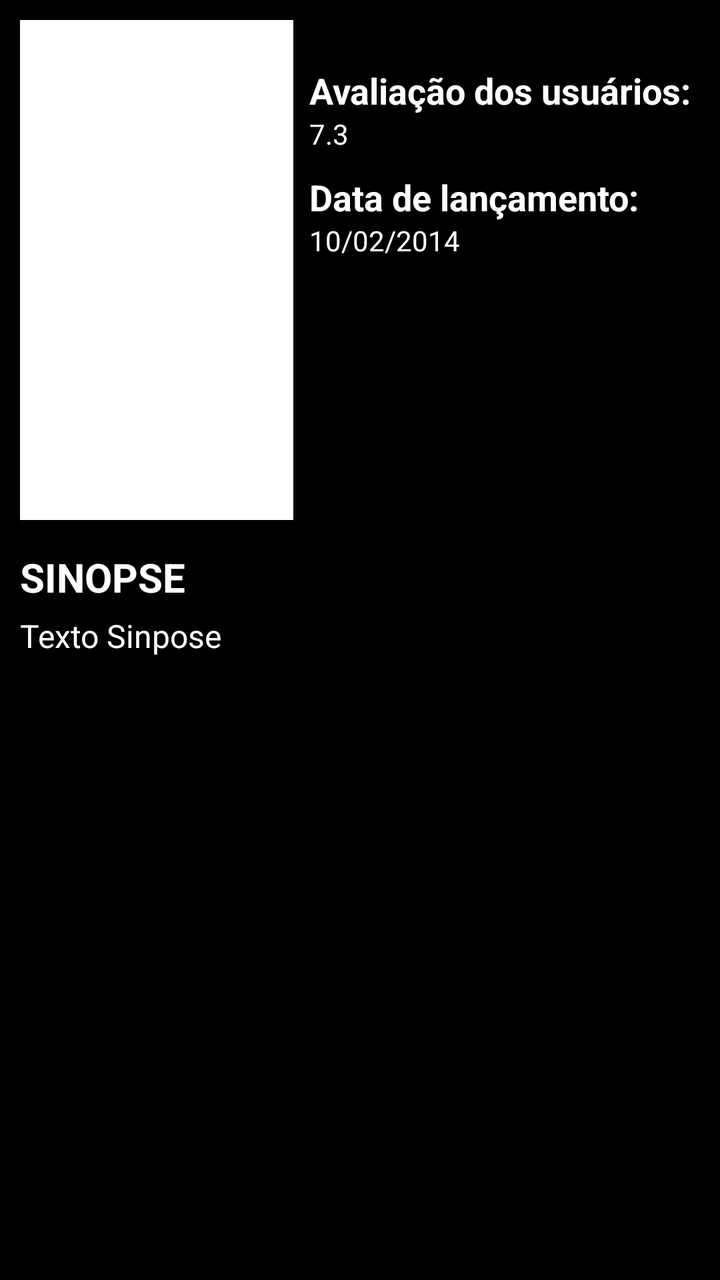
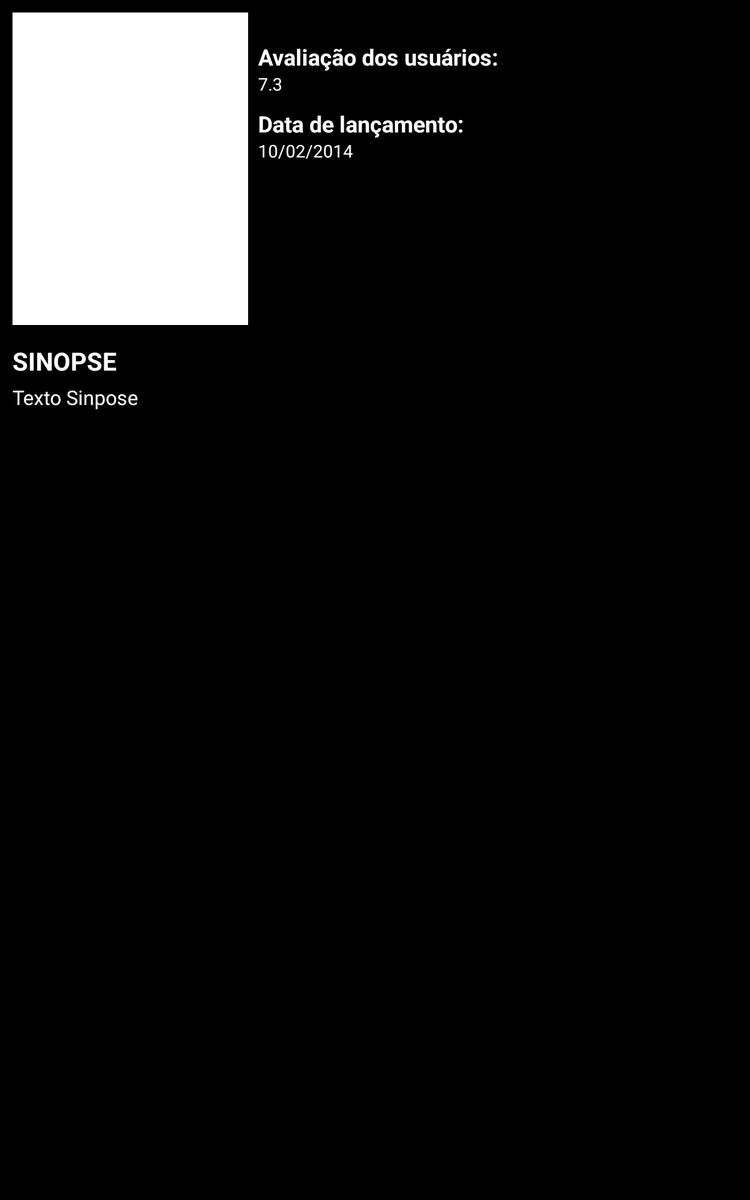

Compare how this app lays out the same screen by default and in its alternative resource folder. The renders come first, then the two layout files and the values they reference.
<!-- AndroidManifest.xml: application theme AppTheme -->
<!-- res/layout/activity_detail.xml -->
<?xml version="1.0" encoding="utf-8"?>
<ScrollView
        xmlns:android="http://schemas.android.com/apk/res/android"
        xmlns:app="http://schemas.android.com/apk/res-auto"
        xmlns:tools="http://schemas.android.com/tools"
        tools:context=".ui.detail.DetailActivity"
        android:orientation="vertical"
        android:background="@android:color/black"
        android:layout_width="match_parent"
        android:layout_height="match_parent">

    <androidx.constraintlayout.widget.ConstraintLayout
            android:layout_width="match_parent"
            android:layout_height="wrap_content"
            app:layout_constraintEnd_toEndOf="parent"
            app:layout_constraintTop_toTopOf="parent"
            app:layout_constraintStart_toStartOf="parent"
            app:layout_constraintBottom_toBottomOf="parent">

        <ImageView
                tools:src="@drawable/gradient_shape_banner_detail"
                android:id="@+id/detail_movie_banner_background_imageview"
                android:layout_width="0dp"
                android:layout_height="0dp"
                app:layout_constraintTop_toTopOf="parent"
                app:layout_constraintBottom_toTopOf="@id/detail_movie_banner_background_end_imageview"
                app:layout_constraintStart_toStartOf="parent"
                app:layout_constraintEnd_toEndOf="parent"
                android:contentDescription="@string/detail_movie_banner_background_content_description_imageview"/>

        <ImageView
                tools:src="@drawable/gradient_shape_banner_detail"
                android:id="@+id/detail_movie_banner_background_gradient_imageview"
                android:layout_width="0dp"
                android:layout_height="0dp"
                android:background="@drawable/gradient_shape_banner_detail"
                app:layout_constraintTop_toTopOf="parent"
                app:layout_constraintBottom_toTopOf="@id/detail_movie_banner_background_end_imageview"
                app:layout_constraintStart_toStartOf="parent"
                app:layout_constraintEnd_toEndOf="parent"
                android:contentDescription="@string/detail_movie_banner_background_content_description_imageview"/>

        <ImageView
                tools:src="@android:color/black"
                android:id="@+id/detail_movie_banner_background_end_imageview"
                android:layout_width="0dp"
                android:layout_height="0dp"
                android:layout_marginTop="200dp"
                android:background="@android:color/black"
                app:layout_constraintTop_toBottomOf="@id/detail_movie_release_date_hint_textview"
                app:layout_constraintBottom_toBottomOf="parent"
                app:layout_constraintStart_toStartOf="parent"
                app:layout_constraintEnd_toEndOf="parent"
                android:contentDescription="@string/detail_movie_banner_background_content_description_imageview"/>

        <ImageView
                tools:background="#fff"
                android:id="@+id/detail_movie_banner_imageview"
                android:layout_width="0dp"
                android:layout_height="250dp"
                android:layout_marginStart="10dp"
                android:layout_marginTop="10dp"
                android:contentDescription="@string/detail_movie_banner_content_description_imageview"
                app:layout_constraintTop_toTopOf="parent"
                app:layout_constraintStart_toStartOf="parent"
                app:layout_constraintEnd_toStartOf="@+id/detail_movie_user_rate_hint_textview"
                app:layout_constraintBottom_toTopOf="@id/detail_movie_overview_hint_textview"
                android:layout_marginEnd="8dp"/>


        <TextView
                tools:text="Avaliação dos usuários: "
                android:layout_width="wrap_content"
                android:layout_height="wrap_content"
                android:textSize="18sp"
                android:textColor="@android:color/white"
                android:textStyle="bold"
                android:layout_marginEnd="10dp"
                android:text="@string/detail_movie_user_rate_hint_textview"
                android:layout_marginTop="23dp"
                android:id="@+id/detail_movie_user_rate_hint_textview"
                app:layout_constraintTop_toTopOf="@id/detail_movie_banner_imageview"
                app:layout_constraintEnd_toEndOf="parent"/>

        <TextView
                tools:text="7.3"
                android:layout_width="wrap_content"
                android:layout_height="wrap_content"
                android:textColor="@android:color/white"
                android:id="@+id/detail_movie_user_rate_textview"
                android:textSize="14sp"
                app:layout_constraintTop_toBottomOf="@+id/detail_movie_user_rate_hint_textview"
                app:layout_constraintStart_toStartOf="@+id/detail_movie_user_rate_hint_textview"/>

        <TextView
                tools:text="Data de lançamento: "
                android:layout_width="wrap_content"
                android:layout_height="wrap_content"
                android:textSize="18sp"
                android:layout_marginTop="10dp"
                android:textStyle="bold"
                android:textColor="@android:color/white"
                android:text="@string/detail_movie_release_date_hint_textview"
                android:id="@+id/detail_movie_release_date_hint_textview"
                app:layout_constraintTop_toBottomOf="@id/detail_movie_user_rate_textview"
                app:layout_constraintStart_toStartOf="@+id/detail_movie_user_rate_hint_textview"/>

        <TextView
                tools:text="10/02/2014"
                android:layout_width="wrap_content"
                android:layout_height="wrap_content"
                android:textSize="14sp"
                android:textColor="@android:color/white"
                android:id="@+id/detail_movie_release_date_textview"
                app:layout_constraintTop_toBottomOf="@+id/detail_movie_release_date_hint_textview"
                app:layout_constraintStart_toStartOf="@+id/detail_movie_release_date_hint_textview"/>


        <TextView
                tools:text="Sinopse"
                android:layout_width="0dp"
                android:layout_height="wrap_content"
                android:textSize="20sp"
                android:textColor="@android:color/white"
                android:text="@string/detail_movie_sinopse_hint_textview"
                android:layout_marginStart="10dp"
                android:textAllCaps="true"
                android:textStyle="bold"
                android:layout_marginTop="15dp"
                android:id="@+id/detail_movie_overview_hint_textview"
                app:layout_constraintTop_toBottomOf="@id/detail_movie_banner_imageview"
                app:layout_constraintStart_toStartOf="parent"
                app:layout_constraintEnd_toEndOf="parent"/>

        <TextView
                tools:text="Texto Sinpose"
                android:textSize="16sp"
                android:textColor="@android:color/white"
                android:layout_width="0dp"
                android:layout_height="wrap_content"
                android:layout_marginEnd="20dp"
                android:layout_marginTop="5dp"
                android:layout_marginBottom="20dp"
                android:id="@+id/detail_movie_overview_textview"
                app:layout_constraintBottom_toBottomOf="parent"
                app:layout_constraintTop_toBottomOf="@id/detail_movie_overview_hint_textview"
                app:layout_constraintEnd_toEndOf="parent"
                app:layout_constraintStart_toStartOf="@id/detail_movie_overview_hint_textview"/>

    </androidx.constraintlayout.widget.ConstraintLayout>
</ScrollView>
<!-- resources referenced by this layout -->
<resources>
  <!-- drawable gradient_shape_banner_detail (drawable) -->
  <?xml version="1.0" encoding="utf-8"?>
  <shape xmlns:android="http://schemas.android.com/apk/res/android">
      <gradient
              android:startColor="#000000"
              android:endColor="#5c000000"
              android:angle="90"
              android:type="linear"/>
  </shape>
  <string name="detail_movie_banner_background_content_description_imageview">Banner detail background</string>
  <string name="detail_movie_banner_content_description_imageview">Movie banner detail</string>
  <string name="detail_movie_release_date_hint_textview">Data de lançamento</string>
  <string name="detail_movie_sinopse_hint_textview">Sinopse</string>
  <string name="detail_movie_user_rate_hint_textview">Avaliação dos usuários</string>
  <style name="AppTheme" parent="Theme.AppCompat.Light.DarkActionBar">
          
          <item name="colorPrimary">@color/colorPrimary</item>
          <item name="colorPrimaryDark">@color/colorPrimaryDark</item>
          <item name="colorAccent">@color/colorAccent</item>
      </style>
  <color name="colorPrimary">#00043e</color>
  <color name="colorPrimaryDark">#000221</color>
  <color name="colorAccent">#000000</color>
</resources>
<!-- res/layout-sw400dp/activity_detail.xml (the repository's variant of the layout above) -->
<!-- drawn on a 7-inch tablet held upright -->
<?xml version="1.0" encoding="utf-8"?>
<ScrollView
        xmlns:android="http://schemas.android.com/apk/res/android"
        xmlns:app="http://schemas.android.com/apk/res-auto"
        xmlns:tools="http://schemas.android.com/tools"
        tools:context=".ui.detail.DetailActivity"
        android:orientation="vertical"
        android:background="@android:color/black"
        android:layout_width="match_parent"
        android:layout_height="match_parent">

    <androidx.constraintlayout.widget.ConstraintLayout
            android:layout_width="match_parent"
            android:layout_height="wrap_content"
            app:layout_constraintEnd_toEndOf="parent"
            app:layout_constraintTop_toTopOf="parent"
            app:layout_constraintStart_toStartOf="parent"
            app:layout_constraintBottom_toBottomOf="parent">

        <ImageView
                tools:src="@drawable/gradient_shape_banner_detail"
                android:id="@+id/detail_movie_banner_background_imageview"
                android:layout_width="0dp"
                android:layout_height="0dp"
                app:layout_constraintTop_toTopOf="parent"
                app:layout_constraintBottom_toTopOf="@id/detail_movie_banner_background_end_imageview"
                app:layout_constraintStart_toStartOf="parent"
                app:layout_constraintEnd_toEndOf="parent"
                android:contentDescription="@string/detail_movie_banner_background_content_description_imageview"/>

        <ImageView
                tools:src="@drawable/gradient_shape_banner_detail"
                android:id="@+id/detail_movie_banner_background_gradient_imageview"
                android:layout_width="0dp"
                android:layout_height="0dp"
                android:background="@drawable/gradient_shape_banner_detail"
                app:layout_constraintTop_toTopOf="parent"
                app:layout_constraintBottom_toTopOf="@id/detail_movie_banner_background_end_imageview"
                app:layout_constraintStart_toStartOf="parent"
                app:layout_constraintEnd_toEndOf="parent"
                android:contentDescription="@string/detail_movie_banner_background_content_description_imageview"/>

        <ImageView
                tools:src="@android:color/black"
                android:id="@+id/detail_movie_banner_background_end_imageview"
                android:layout_width="0dp"
                android:layout_height="0dp"
                android:layout_marginTop="200dp"
                android:background="@android:color/black"
                app:layout_constraintTop_toBottomOf="@id/detail_movie_release_date_hint_textview"
                app:layout_constraintBottom_toBottomOf="parent"
                app:layout_constraintStart_toStartOf="parent"
                app:layout_constraintEnd_toEndOf="parent"
                android:contentDescription="@string/detail_movie_banner_background_content_description_imageview"/>

        <ImageView
                tools:background="#fff"
                android:id="@+id/detail_movie_banner_imageview"
                android:layout_width="0dp"
                android:layout_height="250dp"
                android:layout_marginStart="10dp"
                android:layout_marginTop="10dp"
                android:contentDescription="@string/detail_movie_banner_content_description_imageview"
                app:layout_constraintTop_toTopOf="parent"
                app:layout_constraintStart_toStartOf="parent"
                app:layout_constraintEnd_toStartOf="@+id/detail_movie_user_rate_hint_textview"
                app:layout_constraintBottom_toTopOf="@id/detail_movie_overview_hint_textview"
                android:layout_marginEnd="8dp"/>


        <TextView
                tools:text="Avaliação dos usuários: "
                android:layout_width="195dp"
                android:layout_height="wrap_content"
                android:textSize="18sp"
                android:textColor="@android:color/white"
                android:textStyle="bold"
                android:text="@string/detail_movie_user_rate_hint_textview"
                android:layout_marginTop="23dp"
                android:id="@+id/detail_movie_user_rate_hint_textview"
                app:layout_constraintTop_toTopOf="@id/detail_movie_banner_imageview"
                app:layout_constraintEnd_toEndOf="parent" android:layout_marginStart="8dp"
                app:layout_constraintStart_toStartOf="parent"/>

        <TextView
                tools:text="7.3"
                android:layout_width="wrap_content"
                android:layout_height="wrap_content"
                android:textColor="@android:color/white"
                android:id="@+id/detail_movie_user_rate_textview"
                android:textSize="14sp"
                app:layout_constraintTop_toBottomOf="@+id/detail_movie_user_rate_hint_textview"
                app:layout_constraintStart_toStartOf="@+id/detail_movie_user_rate_hint_textview"/>

        <TextView
                tools:text="Data de lançamento: "
                android:layout_width="wrap_content"
                android:layout_height="wrap_content"
                android:textSize="18sp"
                android:layout_marginTop="10dp"
                android:textStyle="bold"
                android:textColor="@android:color/white"
                android:text="@string/detail_movie_release_date_hint_textview"
                android:id="@+id/detail_movie_release_date_hint_textview"
                app:layout_constraintTop_toBottomOf="@id/detail_movie_user_rate_textview"
                app:layout_constraintStart_toStartOf="@+id/detail_movie_user_rate_hint_textview"/>

        <TextView
                tools:text="10/02/2014"
                android:layout_width="wrap_content"
                android:layout_height="wrap_content"
                android:textSize="14sp"
                android:textColor="@android:color/white"
                android:id="@+id/detail_movie_release_date_textview"
                app:layout_constraintTop_toBottomOf="@+id/detail_movie_release_date_hint_textview"
                app:layout_constraintStart_toStartOf="@+id/detail_movie_release_date_hint_textview"/>


        <TextView
                tools:text="Sinopse"
                android:layout_width="0dp"
                android:layout_height="wrap_content"
                android:textSize="20sp"
                android:textColor="@android:color/white"
                android:text="@string/detail_movie_sinopse_hint_textview"
                android:layout_marginStart="10dp"
                android:textAllCaps="true"
                android:textStyle="bold"
                android:layout_marginTop="15dp"
                android:id="@+id/detail_movie_overview_hint_textview"
                app:layout_constraintTop_toBottomOf="@id/detail_movie_banner_imageview"
                app:layout_constraintStart_toStartOf="parent"
                app:layout_constraintEnd_toEndOf="parent"/>

        <TextView
                tools:text="Texto Sinpose"
                android:textSize="16sp"
                android:textColor="@android:color/white"
                android:layout_width="0dp"
                android:layout_height="wrap_content"
                android:layout_marginEnd="20dp"
                android:layout_marginTop="5dp"
                android:layout_marginBottom="20dp"
                android:id="@+id/detail_movie_overview_textview"
                app:layout_constraintBottom_toBottomOf="parent"
                app:layout_constraintTop_toBottomOf="@id/detail_movie_overview_hint_textview"
                app:layout_constraintEnd_toEndOf="parent"
                app:layout_constraintStart_toStartOf="@id/detail_movie_overview_hint_textview"/>

    </androidx.constraintlayout.widget.ConstraintLayout>
</ScrollView>
